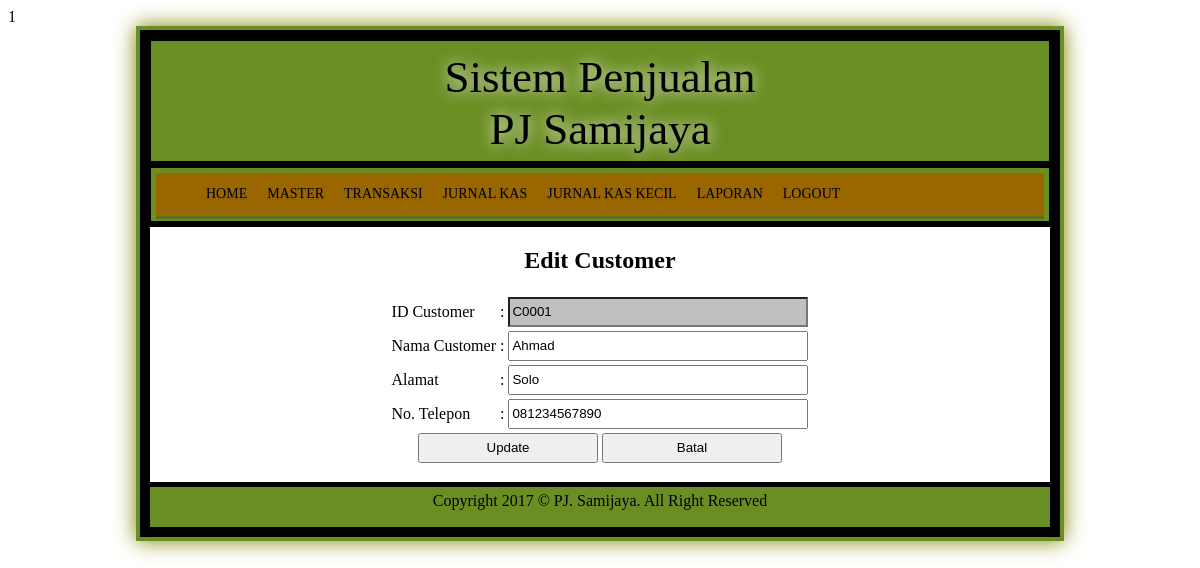
Screenshot of /home.php?page=edit_cust&id_customer=C0001 (signed in) with the database file from the repository.
### tables this page shows
CREATE TABLE `customer` (
  `id_customer` char(5) NOT NULL,
  `nama_customer` varchar(30) NOT NULL,
  `alamat` varchar(50) NOT NULL,
  `telp` varchar(12) NOT NULL
);

### customer/edit.php (the view)
<html>
<head><title></title></head>
<body>
<?php
include "../koneksi.php";
$sql = "select * from customer where id_customer='$_GET[id_customer]'";
$edit=mysqli_query($konek,$sql) or die (mysqli_error($konek));
$r = mysqli_fetch_array($edit);
echo "
<form method=post action=customer/update.php?id_customer=$r[id_customer]>
	<h2 align='center'><div><strong>Edit Customer</strong></div></h2>
		<table align='center'>
			<tr>
				<td>ID Customer</td>
				<td>: <input style=background-color:silver; readonly=true type=text name=id_customer value='$r[id_customer]'></td>
			</tr>
			<tr>
				<td>Nama Customer</td>
				<td>: <input type=text name=nama_customer value='$r[nama_customer]'>
				</td>
			</tr>
			<tr>
				<td>Alamat</td>
				<td>: <input type=text name=alamat value='$r[alamat]'>
				</td>
			</tr>
			<tr>
				<td>No. Telepon</td>
				<td>: <input type=text name=telp value='$r[telp]'>
				</td>
			</tr>
			<tr>
				<td colspan=2 align='center'>
					<input class=input type=submit name=update value=Update>
					<input class=input type=button value=Batal onclick=self.history.back()>
				</td>
			</tr>
		</table>
</form>";
?>
</body>
</html>

### style.css (style rules this page uses)
body { background : url(images/back.jpg); font-family : Poor Richard; }
input { width : 300px; height : 30px; }
.input { width : 180px; }

### rows the page displays
customer: id_customer "C0001", nama_customer "Ahmad", alamat "Solo", telp "081234567890"
